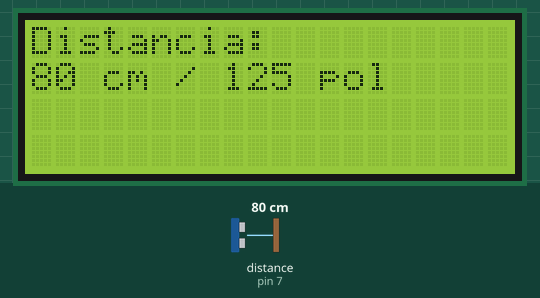
Recording of a sketch running on a simulated Arduino Uno, built with avr-gcc and run on an emulated ATmega328P. Shown: 20×4 character LCD. Wiring (inferred from the names in the program): ultrasonic range finder: trigger pin 8; echo pin 7. The inputs (shaded band) are chosen by the test bench; at power-on: distance to the obstacle (sensor on pin 7) 80 cm. The echo pulse lasts 58.3 µs per cm.

Above: at 1.2 s.
1.3 s: distance to the obstacle (sensor on pin 7) set to 250 cm
At 2.5 s:
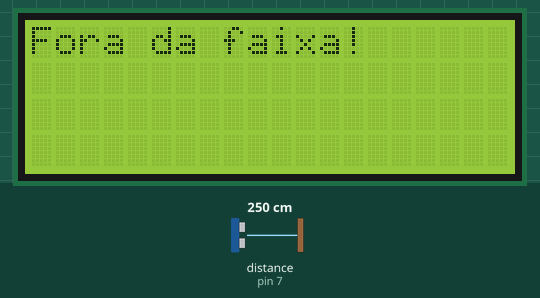
3.6 s: distance to the obstacle (sensor on pin 7) set to 205 cm
5.4 s: distance to the obstacle (sensor on pin 7) set to 196 cm
At 7.0 s:
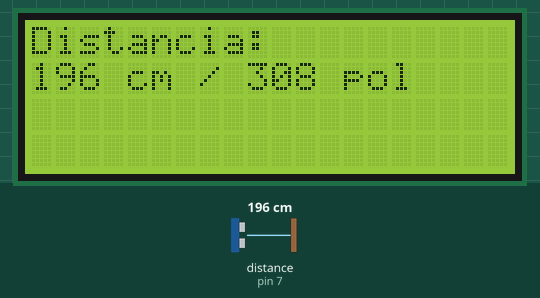
7.7 s: distance to the obstacle (sensor on pin 7) set to 299 cm
At 8.9 s:
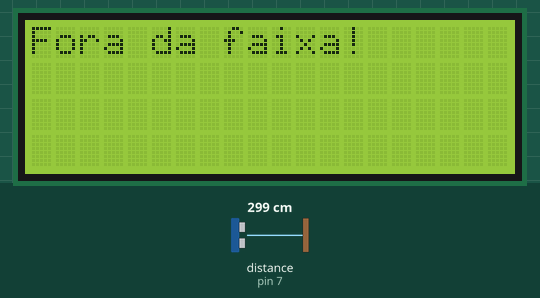
Timing chart, 0 to 10.7 s (numbered marks = the images above; inputs shaded):
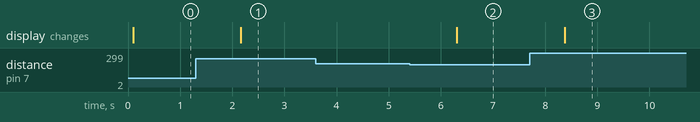

The sketch:

P10-SensorUltrassonicoLCD.ino
```cpp
#include <LiquidCrystal_I2C.h>
#define TEMPO_ATUALIZACAO 1000
#define ECHO 7
#define TRIG 8

int maximo = 200;//Distancia maxima:200 cm
int minimo = 0;//Distancia minima 0 cm
long duracao, distCm, distPol;

LiquidCrystal_I2C lcd(0x27, 20, 4);

void setup()
{
lcd.init();
lcd.backlight();

pinMode(TRIG, OUTPUT);
pinMode(ECHO, INPUT);
}

void loop()
{
//Enviar o pulso
  digitalWrite(TRIG, LOW);
  delayMicroseconds(2);
  digitalWrite(TRIG, HIGH);
  delayMicroseconds(10);
  digitalWrite(TRIG, LOW);

  //Obter o tempo que o pulso levou pra retornar
  duracao = pulseIn(ECHO, HIGH);

  //Calcular a distancia em centimetros
  distCm = duracao/58;

  //Calcular a distancia em polegadas
  distPol = duracao/ 37;

  lcd.clear();
  lcd.setCursor(0,0);
  if (distCm >=maximo || distCm <= minimo){
	lcd.print("Fora da faixa! ");
  }
  else{
    lcd.print("Distancia: ");
    lcd.setCursor(0, 1);//linha, coluna
    lcd.print(distCm);
    lcd.print(" cm / ");
    lcd.print(distPol);
    lcd.print(" pol");
  }
  delay(TEMPO_ATUALIZACAO);
}
```

Measured:
- the behaviour switches between 200 and 199 cm on distance to the obstacle (sensor on pin 7) (found by bisection; images 1 and 2)
- after the input at 1.3 s, the display: changes after 0.86 s (image 1)
- after the input at 3.6 s, every drawn part: stays the same
- after the input at 5.4 s, the display: changes after 0.90 s (image 2)
- after the input at 7.7 s, the display: changes after 0.68 s (image 3)
